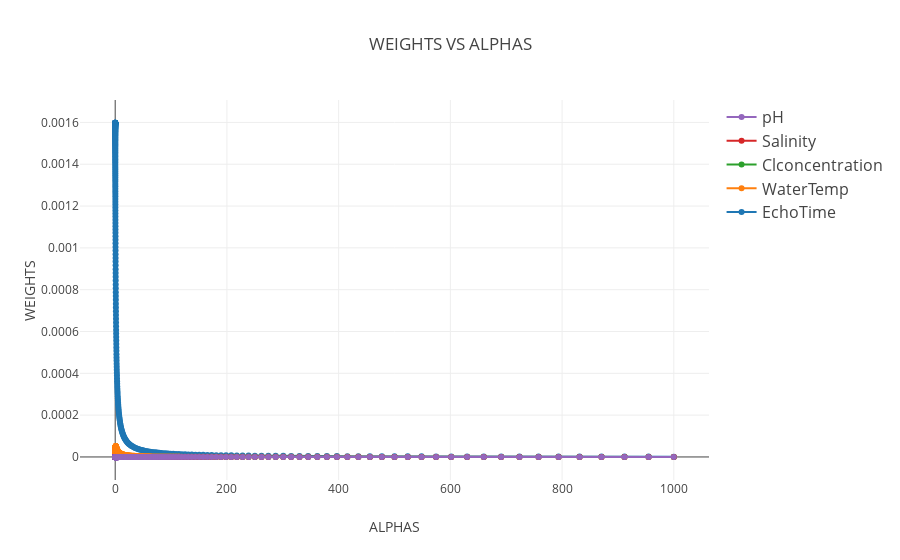

Notebook code cell kept with this figure:
### Markdown cell above
## WEIGHT VS ALPHA ##

### Code cell
data = []
for i in column_name1:
    p = go.Scatter(x= df.alpha, y= df.loc[:,i].tolist(), mode='lines+markers', name=i, hoverinfo='name', line=dict(shape='linear'))
    data.append(p)        
layout = dict(
     title='WEIGHTS VS ALPHAS',
    xaxis=dict(
        title='ALPHAS'
    ),
    yaxis=dict(
        title='WEIGHTS'
    ),
    legend=dict(
        traceorder='reversed',
        font=dict(size=16)
    )
)
fig = dict(data=data, layout=layout)
plot.iplot(fig, filename='WEIGHTS_VS_ALPHAS_SONAR')

### Figure 1 — Plotly figure (JSON) as saved in the notebook; plotly's stock layout.template omitted (floating-point values rounded to 4 significant figures; data arrays with more than 128 entries replaced by an {"elided": "..."} marker saying what was removed)
{"data": [{"hoverinfo": "name", "line": {"shape": "linear"}, "mode": "lines+markers", "name": "EchoTime", "type": "scatter", "x": {"elided": "300 float values"}, "y": {"elided": "300 float values"}}, {"hoverinfo": "name", "line": {"shape": "linear"}, "mode": "lines+markers", "name": "WaterTemp", "type": "scatter", "x": {"elided": "300 float values"}, "y": {"elided": "300 float values"}}, {"hoverinfo": "name", "line": {"shape": "linear"}, "mode": "lines+markers", "name": "Clconcentration", "type": "scatter", "x": {"elided": "300 float values"}, "y": {"elided": "300 float values"}}, {"hoverinfo": "name", "line": {"shape": "linear"}, "mode": "lines+markers", "name": "Salinity", "type": "scatter", "x": {"elided": "300 float values"}, "y": {"elided": "300 float values"}}, {"hoverinfo": "name", "line": {"shape": "linear"}, "mode": "lines+markers", "name": "pH", "type": "scatter", "x": {"elided": "300 float values"}, "y": {"elided": "300 float values"}}], "layout": {"legend": {"font": {"size": 16}, "traceorder": "reversed"}, "title": "WEIGHTS VS ALPHAS", "xaxis": {"title": "ALPHAS"}, "yaxis": {"title": "WEIGHTS"}}}
